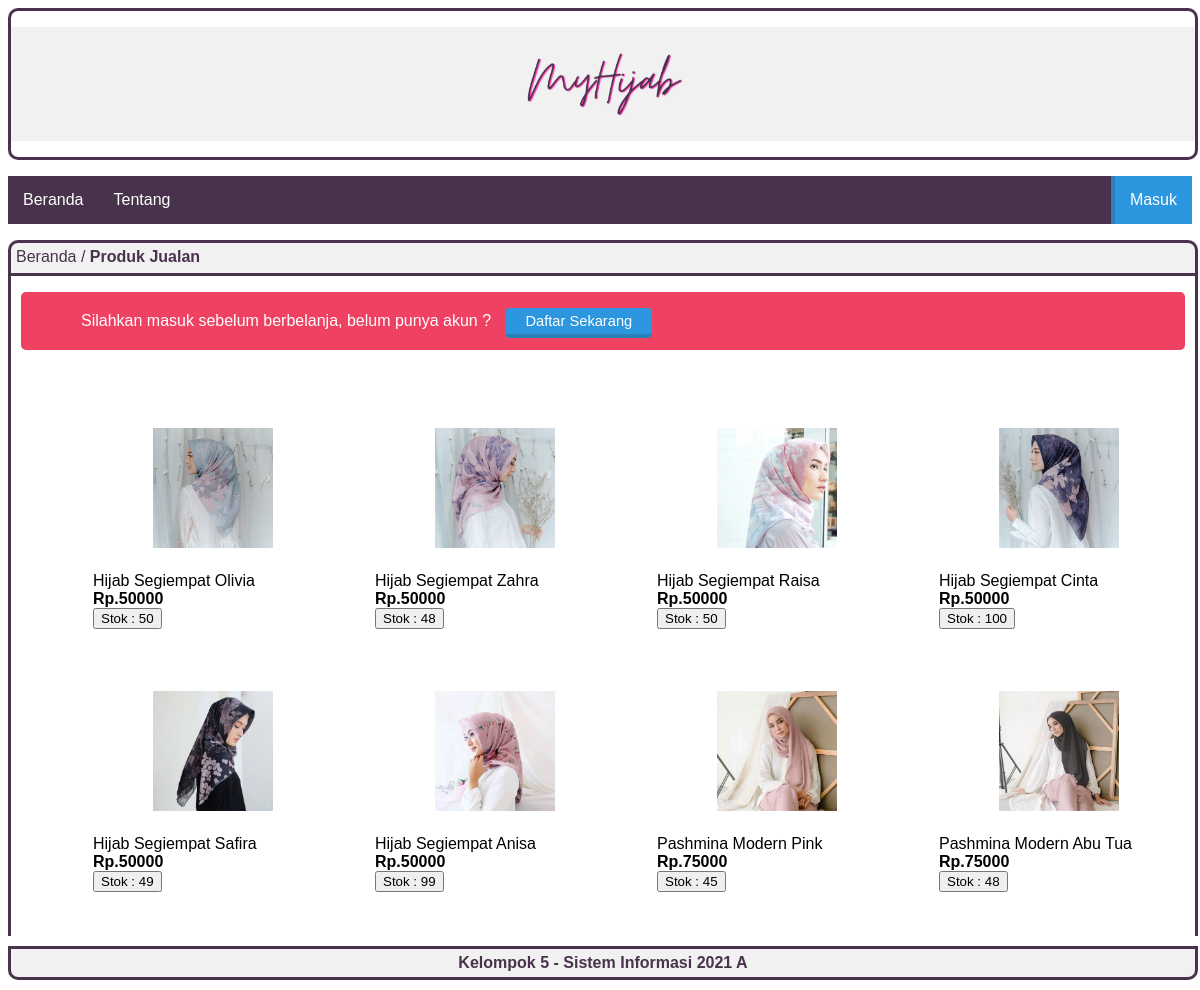
The page / on the database its author committed.
### tables this page shows
CREATE TABLE `tbl_barang` (
  `id_barang` int(100) NOT NULL,
  `deskripsi` varchar(100) NOT NULL,
  `harga` int(20) NOT NULL,
  `stok` int(5) NOT NULL,
  `nama_image` varchar(50) NOT NULL,
  `type_image` varchar(50) NOT NULL,
  `size_image` bigint(20) NOT NULL
);

### page/beranda.php (the view, shortened to what this page needs)
<div class="box-title bg-info">
    <p>Beranda / <b>Produk Jualan</b></p>
</div>
<div id="box">
  <?php
  if (isset ($_SESSION['username']) == ""){ ?>
    <div class="pesan">
      <p>Silahkan masuk sebelum berbelanja, belum punya akun ?
      <a href="page/daftar.php" class="tombol-biru">Daftar Sekarang</a></p>
    </div>
  <?php } ?>
  <table>
  <tr>
  <?php
  include 'lib/koneksi.php';
  $no = 1;
  $query = $conn->prepare("SELECT * FROM tbl_barang");
  $query->execute();
  $data = $query->fetchAll();
  foreach ($data as $value) { ?>
    <td class="list">
      <img src="img/hijab/<?php echo $value['nama_image']; ?>" width="120">
    <br><?php echo $value['deskripsi']; ?>
    <br><b><?php echo "Rp.".$value['harga']; ?></b>
    <br>
    <?php
    $id = $value['id_barang'];
    $query = $conn->prepare("SELECT SUM(qty)AS jumlah FROM tbl_pesanan WHERE id_barang=:id");
    $query->bindparam(':id', $id);
    $query->execute();
    $data = $query->fetch(PDO::FETCH_OBJ);
    $hasil = $data->jumlah;
    $stok = $value['stok'];
    $sisa = ($stok-$hasil);
    ?>
    <button type="button">Stok : <?php
    if ($sisa > 0) echo $sisa;
    else echo "Habis";
    ?></button>
    </td>
  <?php
    if ($no%4 == 0) echo "</tr><tr>";
    $no++;
    } ?>
</tr>
</table>
</div>

### index.php (shortened to what this page needs)
<!DOCTYPE html>
<html>
<head>
  <link rel="stylesheet" href="style.css">
</head>
<body>
  <div class="header">
    <p><img src="img/logo.png" width="300" align="center"/></p>
  </div>
  <nav>
    <ul> <?php include("page/navbar.php") ?> </ul>
  </nav>
  <?php include("content.php") ?>
  <div class="footer">
    <p><b>Kelompok 5 - Sistem Informasi 2021 A</b></p>
  </div>
</body>
</html>

### page/navbar.php (shortened to what this page needs)
<?php
if (isset ($_SESSION['username'])){
  if ($_SESSION['status'] == 'user'){
    $user = $_SESSION['username'];
    $title = $_SESSION['status'];
    echo "<li><a href='?page=beranda'>Beranda</a></li>";
    echo "<li><a href='?page=belanja'>Pesanan</a></li>";
    echo "<li><a href='?page=profil'>Profil</a></li>";
    echo "<li><a href='?page=tentang'>Tentang</a></li>";
    echo "<li class='logout'><a href='page/logout.php'>keluar</a></li>";
    echo "<li class='login'><a><b>Halo, </b> $user</a></li>";
  } elseif ($_SESSION['status'] == 'admin') {
    $user = $_SESSION['username'];
    $title = $_SESSION['status'];
    echo "<li><a href='?page=beranda'>Beranda</a></li>";
    echo "<li><a href='?page=barang'>Barang</a></li>";
    echo "<li><a href='?page=transaksi'>Transaksi</a></li>";
    echo "<li><a href='?page=user'>User</a></li>";
    echo "<li><a href='?page=profilad'>Profil</a></li>";
    echo "<li class='logout'><a href='page/logout.php'>keluar</a></li>";
    echo "<li class='login'><a><b>Halo, </b>$user</a></li>";
  }
} else {
  echo "<li><a href='?page=beranda'>Beranda</a></li>";
  echo "<li><a href='?page=tentang'>Tentang</a></li>";
  echo "<li class='login'><a href='page/login.php'>Masuk</a></li>";
}
 ?>

### content.php
<?php
  if (isset($_GET['page'])) $page=$_GET['page'];
  else $page="beranda";
  if ($page == "beranda") include("page/beranda.php");
  elseif ($page == "tentang") include("page/tentang.php");
  elseif ($page == "login") include("page/login.php");
  elseif ($page == "belanja") include("page/user/belanja.php");
  elseif ($page == "belanja_detail") include("page/user/belanja_detail.php");
  elseif ($page == "belanja_detailpro") include("page/user/belanja_detailpro.php");
  elseif ($page == "keranjang_hapus") include("page/user/keranjang_hapus.php");
  elseif ($page == "pesanan") include("page/user/pesanan.php");
  elseif ($page == "profil") include("page/user/profil/profil.php");
  elseif ($page == "profil_ubah") include("page/user/profil/profil_ubah.php");
  elseif ($page == "profil_ubahpro") include("page/user/profil/profil_ubahpro.php");
  elseif ($page == "barang") include("page/admin/barang/barang.php");
  elseif ($page == "tambah_barang") include("page/admin/barang/tambah_barang.php");
  elseif ($page == "tambah_barangpro") include("page/admin/barang/tambah_barangpro.php");
  elseif ($page == "edit_barang") include("page/admin/barang/edit_barang.php");
  elseif ($page == "edit_barangpro") include("page/admin/barang/edit_barangpro.php");
  elseif ($page == "hapus_barang") include("page/admin/barang/hapus_barang.php");
  elseif ($page == "transaksi") include("page/admin/transaksi/transaksi.php");
  elseif ($page == "transaksi_detail") include("page/admin/transaksi/transaksi_detail.php");
  elseif ($page == "pesan") include("page/admin/pesan/pesan.php");
  elseif ($page == "user") include("page/admin/user/user.php");
  elseif ($page == "user_edit") include("page/admin/user/user_edit.php");
  elseif ($page == "user_editpro") include("page/admin/user/user_editpro.php");
  elseif ($page == "user_hapus") include("page/admin/user/user_hapus.php");
  elseif ($page == "profilad") include("page/admin/profil/profil.php");
  elseif ($page == "profilad_ubah") include("page/admin/profil/profil_ubah.php");
  elseif ($page == "profilad_ubahpro") include("page/admin/profil/profil_ubahpro.php");
  else echo"Konten tidak ada";
?>

### style.css (style rules this page uses)
.header { border: 3px solid #49324C; border-radius: 10px 10px 10px 10px; width: 100%; min-height: 100px; margin: auto; }
.header p { font-family: fantasy; text-align: center; background: #F1F1F1; padding: 2px; color: #F1F1F1; }
nav { margin: auto; text-align: center; width: 100%; font-family: sans-serif; }
nav ul { background: #49324C; padding: 0px; list-style: none; position: relative; display: inline-table; width: 100%; }
nav ul li { float: left; }
nav ul li.login { float: right; padding: 0px; background: #2C97DF; border-left:4px solid #2A80B9; }
nav ul li a { display: block; padding: 15px; color: #FFF; text-decoration: none; }
.box-title { background: #F1F1F1; width: 100%; height: 30px; margin: auto; border: 3px solid #49324C; border-radius: 10px 10px 0px 0px; }
.box-title p { color: #49324C; margin: 5px 5px; font-family: sans-serif; }
#box { border-bottom: 0px; border-left: 3px solid #49324C; border-right: 3px solid #49324C; width: 100%; margin: auto; min-height: 200px; overflow: hidden; }
#box p,h1,h2,table,tr,td,img { font-family: sans-serif; padding: 20px; text-align: justify; margin-right: 40px; margin-left: 40px; }
.footer { background: #F1F1F1; border-radius: 0px 0px 10px 10px; border:3px solid #49324C; width: 100%; margin: 10px auto; }
.footer p { font-family: sans-serif; color: #49324C; margin: auto; padding: 5px; text-align: center; }
.tombol-biru { background:#2C97DF; color:white; border-top:0; border-left:0; border-right:0; border-bottom:4px solid #2A80B9; border-radius: 5px; padding:5px 20px; text-decoration:none; font-family:sans-serif; font-size:11pt; margin:10px; }
.pesan { background: #ef4162; margin: 10px; border-radius: 5px; }
.pesan p { color: #FFF; }

### rows shown on the page
tbl_barang: nama_image (picture), deskripsi "Hijab Segiempat Olivia", harga "50000", stok "50"
tbl_barang: nama_image (picture), deskripsi "Hijab Segiempat Zahra", harga "50000", sisa "48"
tbl_barang: nama_image (picture), deskripsi "Hijab Segiempat Raisa", harga "50000", stok "50"
tbl_barang: nama_image (picture), deskripsi "Hijab Segiempat Cinta", harga "50000", stok "100"
tbl_barang: nama_image (picture), deskripsi "Hijab Segiempat Safira", harga "50000", sisa "49"
tbl_barang: nama_image (picture), deskripsi "Hijab Segiempat Anisa", harga "50000", sisa "99"
tbl_barang: nama_image (picture), deskripsi "Pashmina Modern Pink", harga "75000", sisa "45"
tbl_barang: nama_image (picture), deskripsi "Pashmina Modern Abu Tua", harga "75000", sisa "48"
